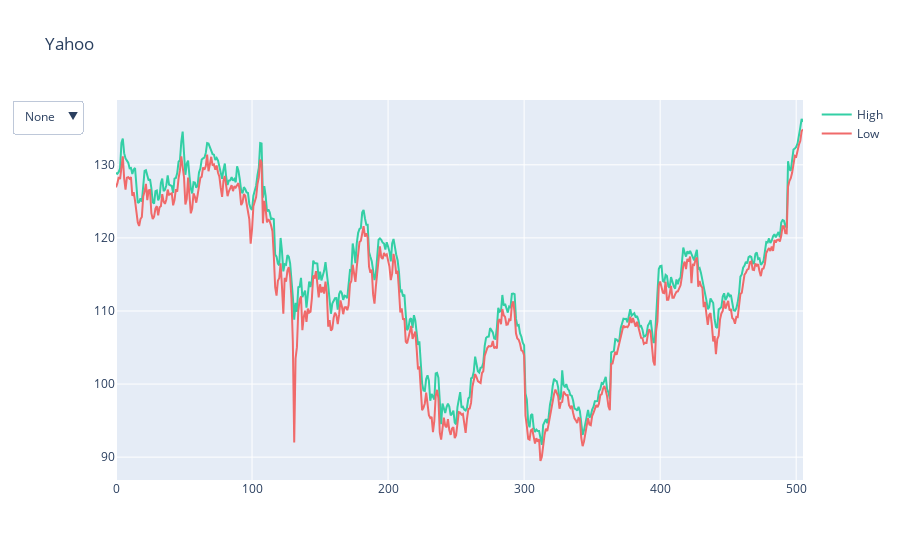

Write notebook code for a chart like this one.
### Code cell
import plotly.graph_objects as go

import pandas as pd

# Load dataset
df = pd.read_csv(
    "https://raw.githubusercontent.com/plotly/datasets/master/finance-charts-apple.csv")
df.columns = [col.replace("AAPL.", "") for col in df.columns]

# Initialize figure
fig = go.Figure()

# Add Traces

fig.add_trace(
    go.Scatter(x=list(df.index),
               y=list(df.High),
               name="High",
               line=dict(color="#33CFA5")))

fig.add_trace(
    go.Scatter(x=list(df.index),
               y=[df.High.mean()] * len(df.index),
               name="High Average",
               visible=False,
               line=dict(color="#33CFA5", dash="dash")))

fig.add_trace(
    go.Scatter(x=list(df.index),
               y=list(df.Low),
               name="Low",
               line=dict(color="#F06A6A")))

fig.add_trace(
    go.Scatter(x=list(df.index),
               y=[df.Low.mean()] * len(df.index),
               name="Low Average",
               visible=False,
               line=dict(color="#F06A6A", dash="dash")))

# Add Annotations and Buttons
high_annotations = [dict(x="2016-03-01",
                         y=df.High.mean(),
                         xref="x", yref="y",
                         text="High Average:<br> %.3f" % df.High.mean(),
                         ax=0, ay=-40),
                    dict(x=df.High.idxmax(),
                         y=df.High.max(),
                         xref="x", yref="y",
                         text="High Max:<br> %.3f" % df.High.max(),
                         ax=0, ay=-40)]
low_annotations = [dict(x="2015-05-01",
                        y=df.Low.mean(),
                        xref="x", yref="y",
                        text="Low Average:<br> %.3f" % df.Low.mean(),
                        ax=0, ay=40),
                   dict(x=df.High.idxmin(),
                        y=df.Low.min(),
                        xref="x", yref="y",
                        text="Low Min:<br> %.3f" % df.Low.min(),
                        ax=0, ay=40)]

fig.update_layout(
    updatemenus=[
        go.layout.Updatemenu(
            active=0,
            buttons=list([
                dict(label="None",
                     method="update",
                     args=[{"visible": [True, False, True, False]},
                           {"title": "Yahoo",
                            "annotations": []}]),
                dict(label="High",
                     method="update",
                     args=[{"visible": [True, True, False, False]},
                           {"title": "Yahoo High",
                            "annotations": high_annotations}]),
                dict(label="Low",
                     method="update",
                     args=[{"visible": [False, False, True, True]},
                           {"title": "Yahoo Low",
                            "annotations": low_annotations}]),
                dict(label="Both",
                     method="update",
                     args=[{"visible": [True, True, True, True]},
                           {"title": "Yahoo",
                            "annotations": high_annotations + low_annotations}]),
            ]),
        )
    ])

# Set title
fig.update_layout(title_text="Yahoo")

fig.show()

### Figure 1 — Plotly figure (JSON) as saved in the notebook; plotly's stock layout.template omitted (floating-point values rounded to 4 significant figures; data arrays with more than 128 entries replaced by an {"elided": "..."} marker saying what was removed)
{"data": [{"line": {"color": "#33CFA5"}, "name": "High", "type": "scatter", "x": {"elided": "506 int values"}, "y": {"elided": "506 float values"}}, {"line": {"color": "#33CFA5", "dash": "dash"}, "name": "High Average", "type": "scatter", "visible": false, "x": {"elided": "506 int values"}, "y": {"elided": "506 float values"}}, {"line": {"color": "#F06A6A"}, "name": "Low", "type": "scatter", "x": {"elided": "506 int values"}, "y": {"elided": "506 float values"}}, {"line": {"color": "#F06A6A", "dash": "dash"}, "name": "Low Average", "type": "scatter", "visible": false, "x": {"elided": "506 int values"}, "y": {"elided": "506 float values"}}], "layout": {"title": {"text": "Yahoo"}, "updatemenus": [{"active": 0, "buttons": [{"args": [{"visible": [true, false, true, false]}, {"annotations": [], "title": "Yahoo"}], "label": "None", "method": "update"}, {"args": [{"visible": [true, true, false, false]}, {"annotations": [{"ax": 0, "ay": -40, "text": "High Average:<br> 113.919", "x": "2016-03-01", "xref": "x", "y": 113.9, "yref": "y"}, {"ax": 0, "ay": -40, "text": "High Max:<br> 136.270", "x": 504, "xref": "x", "y": 136.3, "yref": "y"}], "title": "Yahoo High"}], "label": "High", "method": "update"}, {"args": [{"visible": [false, false, true, true]}, {"annotations": [{"ax": 0, "ay": 40, "text": "Low Average:<br> 111.942", "x": "2015-05-01", "xref": "x", "y": 111.9, "yref": "y"}, {"ax": 0, "ay": 40, "text": "Low Min:<br> 89.470", "x": 313, "xref": "x", "y": 89.47, "yref": "y"}], "title": "Yahoo Low"}], "label": "Low", "method": "update"}, {"args": [{"visible": [true, true, true, true]}, {"annotations": [{"ax": 0, "ay": -40, "text": "High Average:<br> 113.919", "x": "2016-03-01", "xref": "x", "y": 113.9, "yref": "y"}, {"ax": 0, "ay": -40, "text": "High Max:<br> 136.270", "x": 504, "xref": "x", "y": 136.3, "yref": "y"}, {"ax": 0, "ay": 40, "text": "Low Average:<br> 111.942", "x": "2015-05-01", "xref": "x", "y": 111.9, "yref": "y"}, {"ax": 0, "ay": 40, "text": "Low Min:<br> 89.470", "x": 313, "xref": "x", "y": 89.47, "yref": "y"}], "title": "Yahoo"}], "label": "Both", "method": "update"}]}]}}
